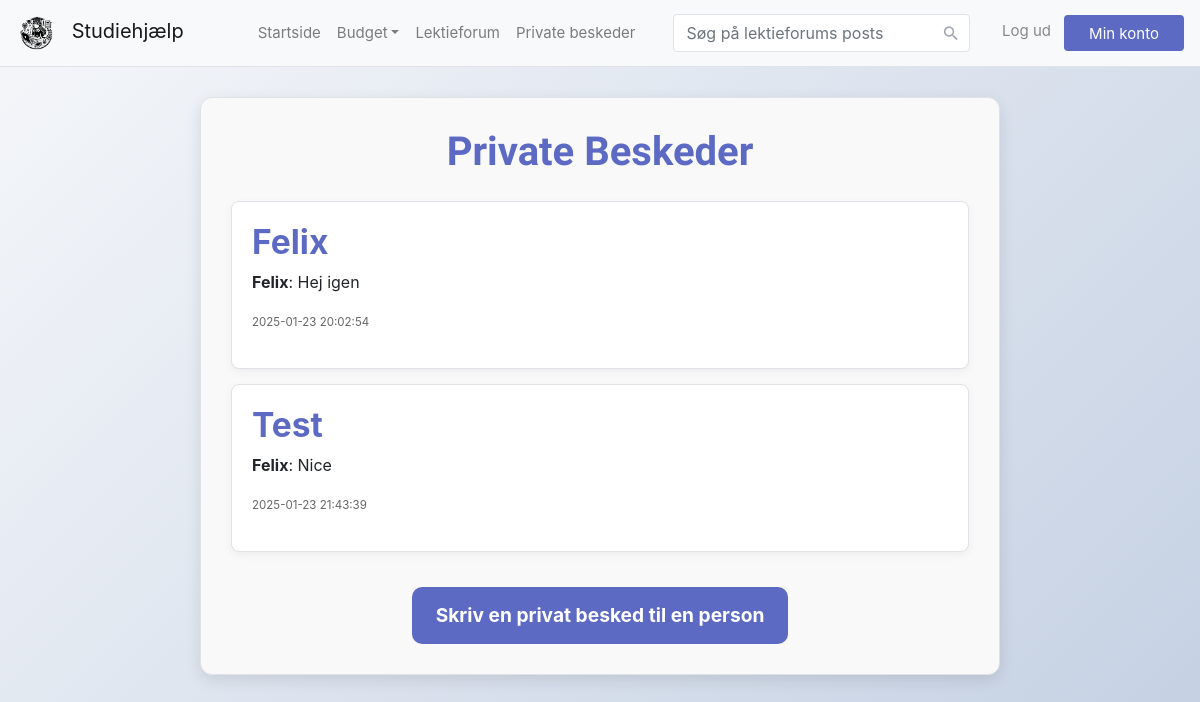
Page /privatemessages (signed in) on the earlier database version.
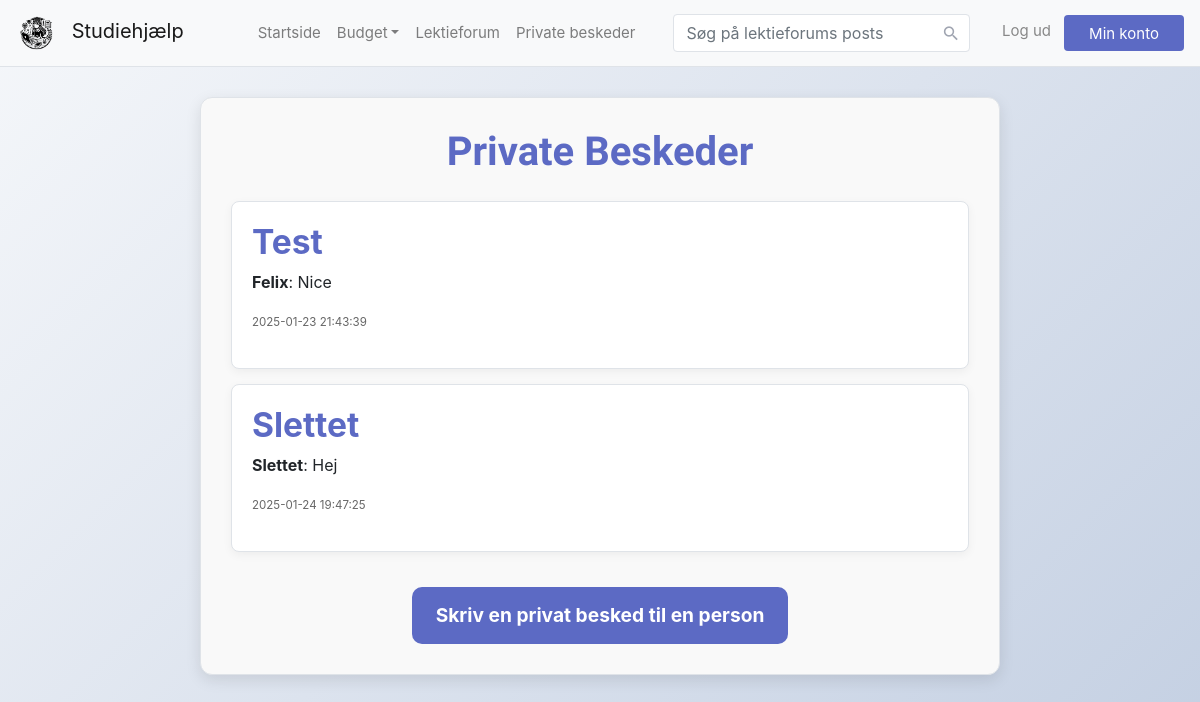
Same page on the later database version.
### tables this page shows
CREATE TABLE people (
    id              INTEGER NOT NULL,
    username        TEXT NOT NULL UNIQUE,
    filename        TEXT,
    PRIMARY KEY(id AUTOINCREMENT)
);

CREATE TABLE privateMessages (
    id          INTEGER NOT NULL,
    senderid    INTEGER NOT NULL,
    recipientid INTEGER NOT NULL,
    message     TEXT NOT NULL,
    date        DATE NOT NULL,
    PRIMARY KEY(id AUTOINCREMENT),
    FOREIGN KEY(senderid) REFERENCES people(id),
    FOREIGN KEY(recipientid) REFERENCES people(id)
);

### app.py (the view)
@app.route("/privatemessages")
@login_required
def private_messages():
    messages = list()
    conn = sqlite3.connect("database.db")
    conn.row_factory = sqlite3.Row
    cur = conn.cursor()
    query = """SELECT
                CASE
                    WHEN privateMessages.senderid = ? THEN (SELECT username FROM people WHERE id = privateMessages.recipientid)
                    WHEN privateMessages.recipientid = ? THEN (SELECT username FROM people WHERE id = privateMessages.senderid)
                END AS other_username,
                people.username AS username, MAX(privateMessages.date) AS latest_date, privateMessages.message AS message
                FROM privateMessages
                INNER JOIN people ON people.id = privateMessages.senderid
                WHERE privateMessages.senderid = ? OR privateMessages.recipientid = ?
                GROUP BY other_username ORDER BY privateMessages.date ASC"""
    rows = cur.execute(query, (session["user_id"],)*4)
    for row in rows:
        messages.append(dict(row))
    conn.close()
    if len(messages) < 2 and messages[0]["message"] == None:
        messages = None
    print(messages)
    return render_template("privatemessages.html", messages=messages)

### app.py (called while the page is built)
@app.after_request
def after_request(response):
    response.headers["Cache-Control"] = "no-cache, no-store, must-revalidate"
    response.headers["Expires"] = 0
    response.headers["Pragma"] = "no-cache"
    return response

### helpers.py (called while the page is built)
def login_required(f):
    @wraps(f)
    def decorated_function(*args, **kwargs):
        if session.get("user_id") is None:
            return redirect("/login")
        return f(*args, **kwargs)
    return decorated_function

### templates/privatemessages.html (shortened to what this page needs)
{% extends "layout.html" %}
{% block body %}
    <div class="messages-container">
        <h1 class="messages-title">Private Beskeder</h1>
        {% if messages %}
            {% for message in messages %}
                <div class="message-card">
                    <h4>
                        <a href="/privatemessages/{{ message.other_username }}" class="username-link">
                            {{ message.other_username }}
                        </a>
                    </h4>
                    <p><strong>{{ message.username }}</strong>: {{ message.message }}</p>
                    <p class="message-date"><small>{{ message.latest_date }}</small></p>
                </div>
            {% endfor %}
        {% else %}
            <p class="no-messages">Ingen beskeder 😞 Vil du gerne skrive til en?</p>
        {% endif %}
        <a href="/privatemessages/write" class="write-message-btn">
            Skriv en privat besked til en person
        </a>
    </div>
{% endblock %}

Differences in the rows shown:
no longer on this page (row edited): people: other_username "Felix", username "Felix", message "Hej igen", latest_date "2025-01-23 20:02:54"
added people: other_username "Slettet", username "Slettet", message "Hej", latest_date "2025-01-24 19:47:25"
